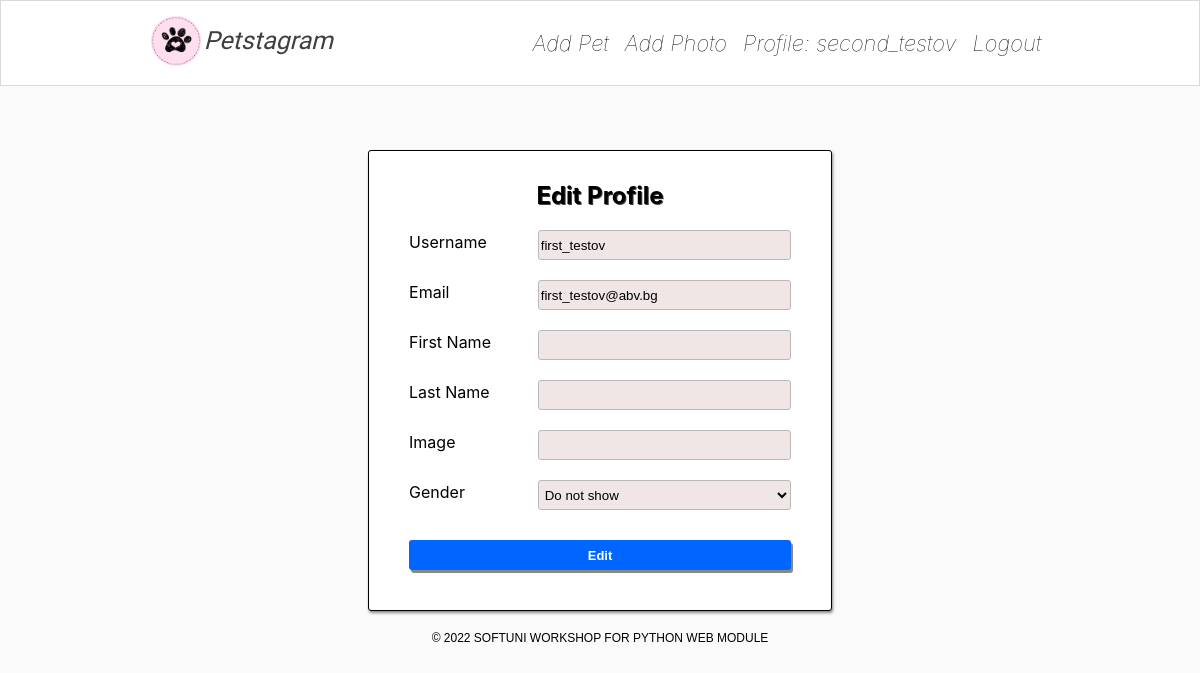
The app's page /accounts/1/edit/ (signed in) with its own data.
### petstagram/accounts/models.py (models this page shows)
class PetstagramUser(AbstractUser):
    MAX_NAME_LENGTH = 30
    MIN_NAME_LENGTH = 2
    GENDER_CHOICES = (
        ('M', 'Male'),
        ('F', 'Female'),
        ('X', 'Do not show')
    )
    email = models.EmailField(
        unique=True
    )
    first_name = models.CharField(
        max_length=MAX_NAME_LENGTH,
        validators=[
            MinLengthValidator(MIN_NAME_LENGTH)
        ]
    )
    last_name = models.CharField(
        max_length=MAX_NAME_LENGTH,
        validators=[
            MinLengthValidator(MIN_NAME_LENGTH)
        ]
    )
    profile_picture = models.URLField(
        blank=True,
        null=True
    )
    gender = models.CharField(
        choices=GENDER_CHOICES,
        max_length=1,
        default='X'
    )
    @property
    def full_name(self):
        if self.first_name and self.last_name:
            return f'{self.first_name} {self.last_name}'
        elif self.first_name or self.last_name:
            return self.first_name or self.last_name
        return self.username

### petstagram/accounts/views.py (the view, shortened to what this page needs)
# urls.py: path('edit/', ProfileEditView.as_view(), name='user edit profile'),
class ProfileEditView(LoginRequiredMixin, UpdateView):
    model = UserModel
    form_class = PetstagramUserEditForm
    template_name = "accounts/profile-edit-page.html"

### petstagram/accounts/forms.py
class PetstagramUserEditForm(forms.ModelForm):
    class Meta():
        model = UserModel
        fields = ('username', 'email', 'first_name', 'last_name', 'profile_picture', 'gender')
        exclude = ('password',)
        labels = {
            'username': 'Username',
            'email': 'Email',
            'first_name': 'First Name',
            'last_name': 'Last Name',
            'profile_picture': 'Image',
            'gender': 'Gender'
        }

### templates/accounts/profile-edit-page.html (shortened to what this page needs)
{% extends 'base.html' %}
{% load static %}
{% block content %}
    <div class="edit-delete">
        <h2>Edit Profile</h2>
        <form method="post" action="{% url 'user edit profile' pk=request.user.pk %}">
            {% for field in form %}
                <div class="label-input">
                    <label>{{ field.label }}</label>
                    {% if not field.label == "Gender:" %}
                        {{ field }}
                    {% endif %}
                </div>
                <br>
            {% endfor %}
            <button class="edit-btn" type="submit">Edit</button>
        </form>
    </div>
{% endblock %}

### templates/common/header.html (shortened to what this page needs)
{% load static %}
<header>
    <nav class="navbar">
        <div class="container">
            <div class="logo">
                <a href="{% url 'home' %}">
                    <img width="50px" src="{% static '/images/free-30-instagram-stories-icons23_122570.png' %}"
                         alt="img1">
                </a>
                <a class="home" href="{% url 'home' %}">
                    <i>Petstagram</i>
                </a>
            </div>
            <div class="nav-links">
                <ul class="nav-group">
                        <li class="nav-item">
                            <a href="{% url 'pet add' %}">
                                <i>Add Pet</i>
                            </a>
                        </li>
                        <li class="nav-item">
                            <a href="{% url 'photo add' %}">
                                <i>Add Photo</i>
                            </a>
                        </li>
                    {% if request.user.is_authenticated %}
                        <li class="nav-item">
                            <a href="{% url 'user profile details' pk=request.user.pk %}">
                                <i>Profile: {{ request.user.full_name }}</i>
                            </a>
                        </li>
                        <li class="nav-item">
                            <a href="{% url 'user logout' %}">
                                <i>Logout</i>
                            </a>
                        </li>
                    {% endif %}
                </ul>
            </div>
        </div>
    </nav>
</header>

### staticfiles/css/home.css (style rules this page uses)
* { margin: 0; padding: 0; box-sizing: border-box; }
body { font-family: -apple-system, system-ui, "Segoe UI", Roboto, Oxygen, Ubuntu, Cantarell, "Open Sans", "Helvetica Neue", sans-serif; background: #fafafa; min-height: 100vh; }
.navbar { position: fixed; z-index: 100000; display: flex; align-items: center; justify-content: center; background: rgb(255, 255, 255); width: 100%; border: 1px solid rgb(218, 217, 217); }
.container { padding: 15px 0; width: 75%; display: flex; align-items: center; justify-content: space-between; }
.container a { color: #403e3e; }
.container .logo { display: flex; cursor: pointer; }
.home { font-size: 25px; margin: 10px 0 0 3px; color: black; font-family: 'Indie Flower', cursive; }
.nav-links { font-weight: lighter; color: rgb(172, 172, 172); }
.nav-group .nav-item { list-style-type: none; margin: 0 8px; }
.nav-group .nav-item a { font-size: 22px; display: block; color: black; }
.nav-group { display: flex; align-items: center; justify-content: center; }
a { text-decoration: none; }

### staticfiles/css/profileFunctions.css (style rules this page uses)
label { width: 100px; }
.edit-photo input, select, .edit-photo textarea, .label-input input { width: 300px !important; }
.label-input { display: flex; margin-top: -10px; }
.label-input:first-of-type { margin-top: 10px; }
.label-input label { display: initial !important; width: 40%; margin-top: 12px; text-align: left; }

### staticfiles/css/petFunctions.css (style rules this page uses)
.edit-delete { margin-top: 150px; }
.edit-delete { display: block; background-color: rgb(255, 255, 255); border: 1px solid rgb(156, 152, 152); padding: 40px; margin-bottom: 15px; border-radius: 3px; border: 1px solid; box-shadow: 1px 2px 3px #888888; }
.edit-delete h2 { text-align: center; margin-top: -10px; text-shadow: 1px 1px rgb(65, 63, 63); }
.edit-delete label { display: none; }
.edit-delete input, select { background-color: rgb(240, 230, 230); border: 0.1px solid rgb(186, 184, 184); border-radius: 3px; height: 30px; padding-left: 2px; margin-top: 10px; }
.edit-delete button { color: white; font-weight: bold; font-size: 13px; border: none; width: 100%; border-radius: 3px; margin-top: 10px; height: 30px; box-shadow: 2px 3px #888888; cursor: pointer; }
.edit-btn { background-color: rgb(0, 102, 255); }

### records on screen
PetstagramUser: user.full_name "second_testov"
PetstagramUser: form "first_testov" "first_testov@abv.bg" "Do not show"

### other values on screen
{{ field.label }} "Username" "Email" "First Name" "Last Name" "Image" "Gender"
